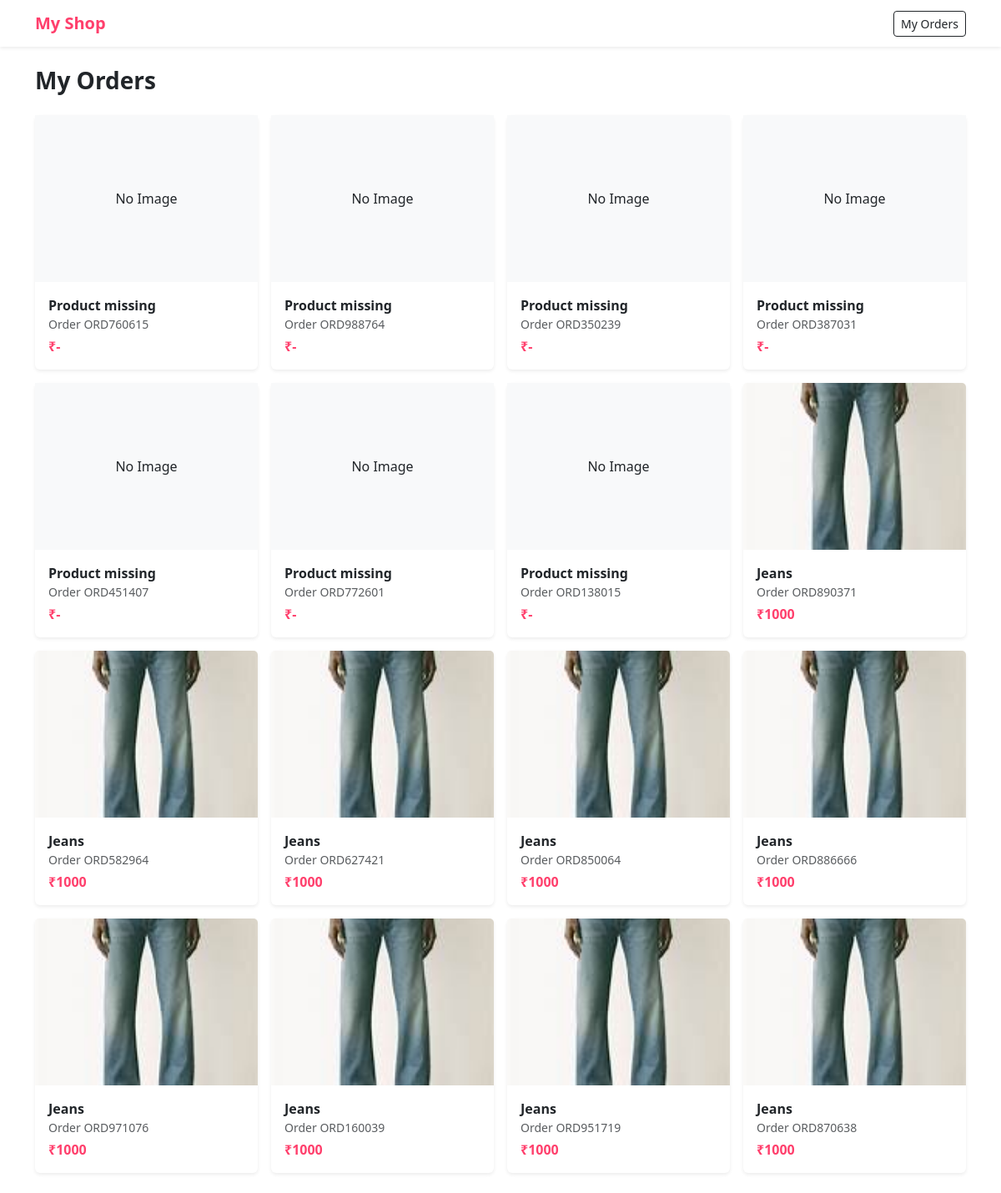
The app's page /my-orders (signed in) with its own data.
### models/order.py (models this page shows)
class Order(db.Model):
    __tablename__ = "order"
    id = db.Column(db.Integer, primary_key=True)
    order_id = db.Column(db.String(20), nullable=False)
    user_id = db.Column(db.Integer, db.ForeignKey("user.id"), nullable=False)
    product_id = db.Column(db.Integer, db.ForeignKey("product.id"), nullable=False)
    address_id = db.Column(db.Integer, db.ForeignKey("address.id"), nullable=False)
    payment_method = db.Column(db.String(20), nullable=False)
    status = db.Column(db.String(20), default="Placed")
    created_at = db.Column(db.DateTime, default=datetime.utcnow)
    user = db.relationship("User", backref="orders")
    product = db.relationship("Product", backref="orders")
    address = db.relationship("Address", backref="orders")

### models/product.py (models this page shows)
class Product(db.Model):
    id = db.Column(db.Integer, primary_key=True)
    name = db.Column(db.String(100), nullable=False)
    price = db.Column(db.Integer, nullable=False)
    category = db.Column(db.String(50))
    type = db.Column(db.String(50))
    color = db.Column(db.String(30))
    brand = db.Column(db.String(50))
    sizes = db.Column(db.String(100))
    image = db.Column(db.String(200))
    image2 = db.Column(db.String(200))
    image3 = db.Column(db.String(200))

### app.py (the view)
@app.route("/my-orders")
def my_orders():
    if "user_id" not in session:
        return redirect("/login")
    orders = Order.query.filter_by(
        user_id=session["user_id"]
    ).order_by(Order.created_at.desc()).all()
    print("ORDERS:", orders)
    return render_template("my_orders.html", orders=orders)

### templates/my_orders.html (shortened to what this page needs)
{% extends "base.html" %}
{% block content %}
<h3 class="fw-bold mb-4">My Orders</h3>
{% if orders %}
<div class="row g-3">
{% for order in orders %}
<div class="col-6 col-md-4 col-lg-3">
    <a href="/order/{{ order.id }}" style="text-decoration:none">
        <div class="card border-0 shadow-sm h-100">
            {% if order.product and order.product.image %}
            <img src="{{ url_for('static', filename=order.product.image) }}"
                 class="card-img-top"
                 style="height:200px; object-fit:cover;">
            {% else %}
            <div class="bg-light d-flex align-items-center justify-content-center"
                 style="height:200px">
                 No Image
            </div>
            {% endif %}
            <div class="card-body">
                <div class="fw-semibold text-dark">
                    {{ order.product.name if order.product else "Product missing" }}
                </div>
                <div class="text-muted small">
                    Order {{ order.order_id }}
                </div>
                <div class="pink fw-bold mt-1">
                    ₹{{ order.product.price if order.product else "-" }}
                </div>
            </div>
        </div>
    </a>
</div>
{% endfor %}
</div>
{% else %}
<div class="text-center mt-5">
    <h5>No Orders Yet 😄</h5>
    <a href="/" class="btn btn-pink mt-3">Start Shopping</a>
</div>
{% endif %}
{% endblock %}

### templates/base.html (shortened to what this page needs)
<!DOCTYPE html>
<html>
<head>
    <link href="https://cdn.jsdelivr.net/npm/bootstrap@5.3.2/dist/css/bootstrap.min.css" rel="stylesheet">
</head>
<body>
<nav class="navbar bg-white shadow-sm">
    <div class="container">
        <a class="navbar-brand pink fw-bold" href="/">My Shop</a>
        <a href="/my-orders" class="btn btn-sm btn-outline-dark">My Orders</a>
    </div>
</nav>
<div class="container py-4">
    {% block content %}{% endblock %}
</div>
</body>
</html>

### templates/base.html (style rules this page uses)
body { background: #fff; }
.pink { color: #ff3f6c; }

### records on screen
Order: shows "No Image", product "Product missing", order_id "ORD760615", product "-"
Order: shows "No Image", product "Product missing", order_id "ORD988764", product "-"
Order: shows "No Image", product "Product missing", order_id "ORD350239", product "-"
Order: shows "No Image", product "Product missing", order_id "ORD387031", product "-"
Order: shows "No Image", product "Product missing", order_id "ORD451407", product "-"
Order: shows "No Image", product "Product missing", order_id "ORD772601", product "-"
Order: shows "No Image", product "Product missing", order_id "ORD138015", product "-"
Order: image (picture), product "Jeans", order_id "ORD890371", product "1000"
Order: image (picture), product "Jeans", order_id "ORD582964", product "1000"
Order: image (picture), product "Jeans", order_id "ORD627421", product "1000"
Order: image (picture), product "Jeans", order_id "ORD850064", product "1000"
Order: image (picture), product "Jeans", order_id "ORD886666", product "1000"
Order: image (picture), product "Jeans", order_id "ORD971076", product "1000"
Order: image (picture), product "Jeans", order_id "ORD160039", product "1000"
Order: image (picture), product "Jeans", order_id "ORD951719", product "1000"
Order: image (picture), product "Jeans", order_id "ORD870638", product "1000"
